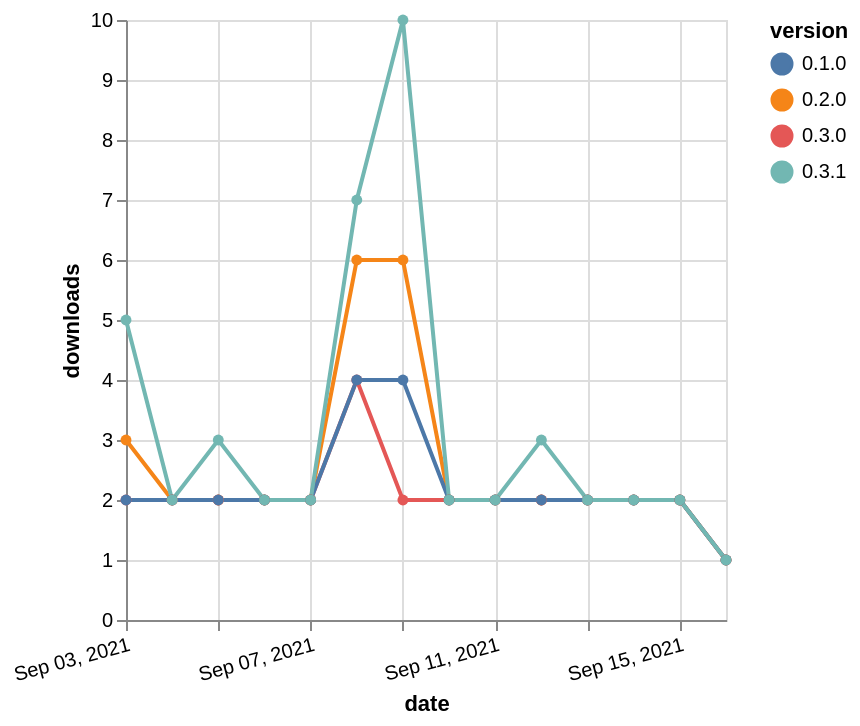

This figure's Vega-Lite source:
### Vega-Lite specification from a JSON file in a GitHub repository (floating-point values rounded to 4 significant figures)
{"$schema": "https://vega.github.io/schema/vega-lite/v5.json", "description": "A simple bar chart with embedded data.", "data": {"values": [{"date": "2021-09-03", "total": 3438, "delta": 3, "version": "0.2.0"}, {"date": "2021-09-04", "total": 3440, "delta": 2, "version": "0.2.0"}, {"date": "2021-09-05", "total": 3442, "delta": 2, "version": "0.2.0"}, {"date": "2021-09-06", "total": 3444, "delta": 2, "version": "0.2.0"}, {"date": "2021-09-07", "total": 3446, "delta": 2, "version": "0.2.0"}, {"date": "2021-09-08", "total": 3452, "delta": 6, "version": "0.2.0"}, {"date": "2021-09-09", "total": 3458, "delta": 6, "version": "0.2.0"}, {"date": "2021-09-10", "total": 3460, "delta": 2, "version": "0.2.0"}, {"date": "2021-09-11", "total": 3462, "delta": 2, "version": "0.2.0"}, {"date": "2021-09-12", "total": 3464, "delta": 2, "version": "0.2.0"}, {"date": "2021-09-13", "total": 3466, "delta": 2, "version": "0.2.0"}, {"date": "2021-09-14", "total": 3468, "delta": 2, "version": "0.2.0"}, {"date": "2021-09-15", "total": 3470, "delta": 2, "version": "0.2.0"}, {"date": "2021-09-16", "total": 3471, "delta": 1, "version": "0.2.0"}, {"date": "2021-09-03", "total": 1527, "delta": 2, "version": "0.3.0"}, {"date": "2021-09-04", "total": 1529, "delta": 2, "version": "0.3.0"}, {"date": "2021-09-05", "total": 1531, "delta": 2, "version": "0.3.0"}, {"date": "2021-09-06", "total": 1533, "delta": 2, "version": "0.3.0"}, {"date": "2021-09-07", "total": 1535, "delta": 2, "version": "0.3.0"}, {"date": "2021-09-08", "total": 1539, "delta": 4, "version": "0.3.0"}, {"date": "2021-09-09", "total": 1541, "delta": 2, "version": "0.3.0"}, {"date": "2021-09-10", "total": 1543, "delta": 2, "version": "0.3.0"}, {"date": "2021-09-11", "total": 1545, "delta": 2, "version": "0.3.0"}, {"date": "2021-09-12", "total": 1547, "delta": 2, "version": "0.3.0"}, {"date": "2021-09-13", "total": 1549, "delta": 2, "version": "0.3.0"}, {"date": "2021-09-14", "total": 1551, "delta": 2, "version": "0.3.0"}, {"date": "2021-09-15", "total": 1553, "delta": 2, "version": "0.3.0"}, {"date": "2021-09-16", "total": 1554, "delta": 1, "version": "0.3.0"}, {"date": "2021-09-03", "total": 2948, "delta": 2, "version": "0.1.0"}, {"date": "2021-09-04", "total": 2950, "delta": 2, "version": "0.1.0"}, {"date": "2021-09-05", "total": 2952, "delta": 2, "version": "0.1.0"}, {"date": "2021-09-06", "total": 2954, "delta": 2, "version": "0.1.0"}, {"date": "2021-09-07", "total": 2956, "delta": 2, "version": "0.1.0"}, {"date": "2021-09-08", "total": 2960, "delta": 4, "version": "0.1.0"}, {"date": "2021-09-09", "total": 2964, "delta": 4, "version": "0.1.0"}, {"date": "2021-09-10", "total": 2966, "delta": 2, "version": "0.1.0"}, {"date": "2021-09-11", "total": 2968, "delta": 2, "version": "0.1.0"}, {"date": "2021-09-12", "total": 2970, "delta": 2, "version": "0.1.0"}, {"date": "2021-09-13", "total": 2972, "delta": 2, "version": "0.1.0"}, {"date": "2021-09-14", "total": 2974, "delta": 2, "version": "0.1.0"}, {"date": "2021-09-15", "total": 2976, "delta": 2, "version": "0.1.0"}, {"date": "2021-09-16", "total": 2977, "delta": 1, "version": "0.1.0"}, {"date": "2021-09-03", "total": 1693, "delta": 5, "version": "0.3.1"}, {"date": "2021-09-04", "total": 1695, "delta": 2, "version": "0.3.1"}, {"date": "2021-09-05", "total": 1698, "delta": 3, "version": "0.3.1"}, {"date": "2021-09-06", "total": 1700, "delta": 2, "version": "0.3.1"}, {"date": "2021-09-07", "total": 1702, "delta": 2, "version": "0.3.1"}, {"date": "2021-09-08", "total": 1709, "delta": 7, "version": "0.3.1"}, {"date": "2021-09-09", "total": 1719, "delta": 10, "version": "0.3.1"}, {"date": "2021-09-10", "total": 1721, "delta": 2, "version": "0.3.1"}, {"date": "2021-09-11", "total": 1723, "delta": 2, "version": "0.3.1"}, {"date": "2021-09-12", "total": 1726, "delta": 3, "version": "0.3.1"}, {"date": "2021-09-13", "total": 1728, "delta": 2, "version": "0.3.1"}, {"date": "2021-09-14", "total": 1730, "delta": 2, "version": "0.3.1"}, {"date": "2021-09-15", "total": 1732, "delta": 2, "version": "0.3.1"}, {"date": "2021-09-16", "total": 1733, "delta": 1, "version": "0.3.1"}]}, "width": "container", "mark": {"type": "line", "point": {"filled": true}}, "encoding": {"x": {"field": "date", "type": "temporal", "timeUnit": "yearmonthdate", "title": "date", "axis": {"labelAngle": -15}}, "y": {"field": "delta", "type": "quantitative", "title": "downloads"}, "color": {"field": "version", "type": "nominal"}, "tooltip": {"field": "delta"}}}
